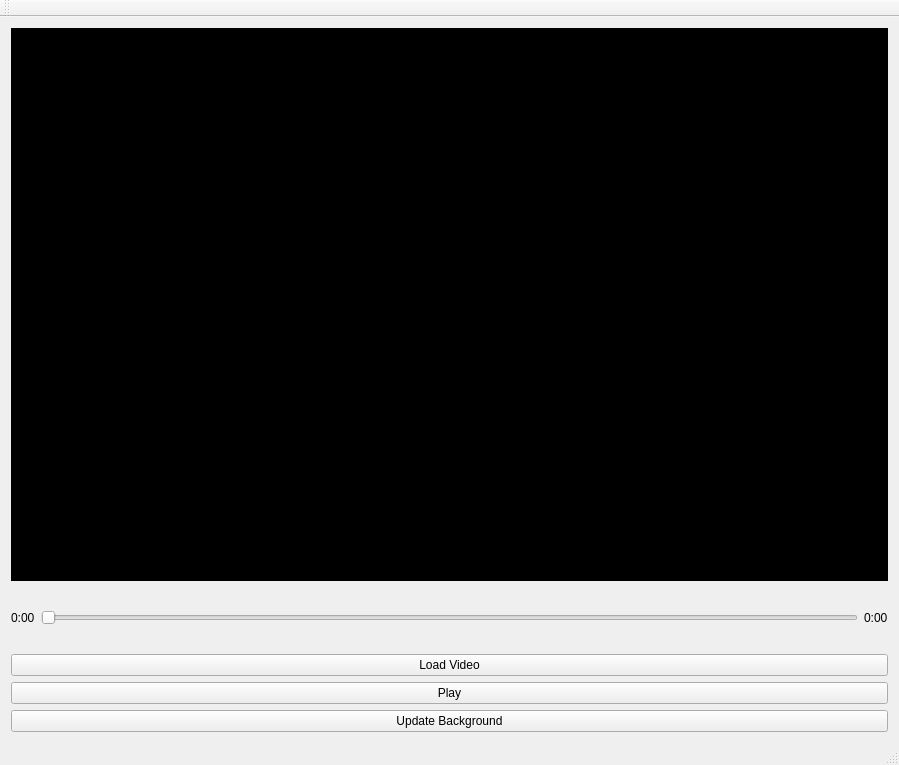
<?xml version="1.0" encoding="UTF-8"?>
<ui version="4.0">
 <class>OpenCV_QtClass</class>
 <widget class="QMainWindow" name="OpenCV_QtClass">
  <property name="geometry">
   <rect>
    <x>0</x>
    <y>0</y>
    <width>899</width>
    <height>765</height>
   </rect>
  </property>
  <property name="windowTitle">
   <string>OpenCV_Qt</string>
  </property>
  <widget class="QWidget" name="centralWidget">
   <layout class="QVBoxLayout" name="verticalLayout">
    <item>
     <layout class="QVBoxLayout" name="verticalLayout_2" stretch="9,1,0,0,0">
      <item>
       <widget class="QLabel" name="label">
        <property name="styleSheet">
         <string notr="true">Background-color: #000;</string>
        </property>
        <property name="text">
         <string/>
        </property>
       </widget>
      </item>
      <item>
       <layout class="QHBoxLayout" name="horizontalLayout">
        <item>
         <widget class="QLabel" name="label_2">
          <property name="text">
           <string>0:00</string>
          </property>
         </widget>
        </item>
        <item>
         <widget class="QSlider" name="horizontalSlider">
          <property name="orientation">
           <enum>Qt::Horizontal</enum>
          </property>
         </widget>
        </item>
        <item>
         <widget class="QLabel" name="label_3">
          <property name="text">
           <string>0:00</string>
          </property>
         </widget>
        </item>
       </layout>
      </item>
      <item>
       <widget class="QPushButton" name="pushButton">
        <property name="text">
         <string>Load Video</string>
        </property>
       </widget>
      </item>
      <item>
       <widget class="QPushButton" name="pushButton_2">
        <property name="text">
         <string>Play</string>
        </property>
       </widget>
      </item>
      <item>
       <widget class="QPushButton" name="pushButton_3">
        <property name="text">
         <string>Update Background</string>
        </property>
       </widget>
      </item>
     </layout>
    </item>
   </layout>
  </widget>
  <widget class="QMenuBar" name="menuBar">
   <property name="geometry">
    <rect>
     <x>0</x>
     <y>0</y>
     <width>899</width>
     <height>21</height>
    </rect>
   </property>
  </widget>
  <widget class="QToolBar" name="mainToolBar">
   <attribute name="toolBarArea">
    <enum>TopToolBarArea</enum>
   </attribute>
   <attribute name="toolBarBreak">
    <bool>false</bool>
   </attribute>
  </widget>
  <widget class="QStatusBar" name="statusBar"/>
 </widget>
 <layoutdefault spacing="6" margin="11"/>
 <resources>
  <include location="opencv_qt.qrc"/>
 </resources>
 <connections/>
</ui>
